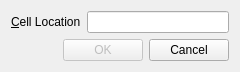
<?xml version="1.0" encoding="UTF-8"?>
<ui version="4.0">
 <class>GoToCellDialog</class>
 <widget class="QWidget" name="GoToCellDialog">
  <property name="geometry">
   <rect>
    <x>0</x>
    <y>0</y>
    <width>240</width>
    <height>71</height>
   </rect>
  </property>
  <property name="windowTitle">
   <string>Go to Cell</string>
  </property>
  <layout class="QVBoxLayout" name="verticalLayout">
   <item>
    <layout class="QHBoxLayout" name="horizontalLayout">
     <item>
      <widget class="QLabel" name="label">
       <property name="text">
        <string>&amp;Cell Location</string>
       </property>
       <property name="buddy">
        <cstring>lineEdit</cstring>
       </property>
      </widget>
     </item>
     <item>
      <widget class="QLineEdit" name="lineEdit">
       <property name="text">
        <string/>
       </property>
      </widget>
     </item>
    </layout>
   </item>
   <item>
    <layout class="QHBoxLayout" name="horizontalLayout_2">
     <item>
      <spacer name="horizontalSpacer">
       <property name="orientation">
        <enum>Qt::Horizontal</enum>
       </property>
       <property name="sizeHint" stdset="0">
        <size>
         <width>58</width>
         <height>20</height>
        </size>
       </property>
      </spacer>
     </item>
     <item>
      <widget class="QPushButton" name="okButton">
       <property name="enabled">
        <bool>false</bool>
       </property>
       <property name="text">
        <string>OK</string>
       </property>
       <property name="default">
        <bool>true</bool>
       </property>
      </widget>
     </item>
     <item>
      <widget class="QPushButton" name="cancelButton">
       <property name="text">
        <string>Cancel</string>
       </property>
      </widget>
     </item>
    </layout>
   </item>
  </layout>
 </widget>
 <resources/>
 <connections/>
</ui>
